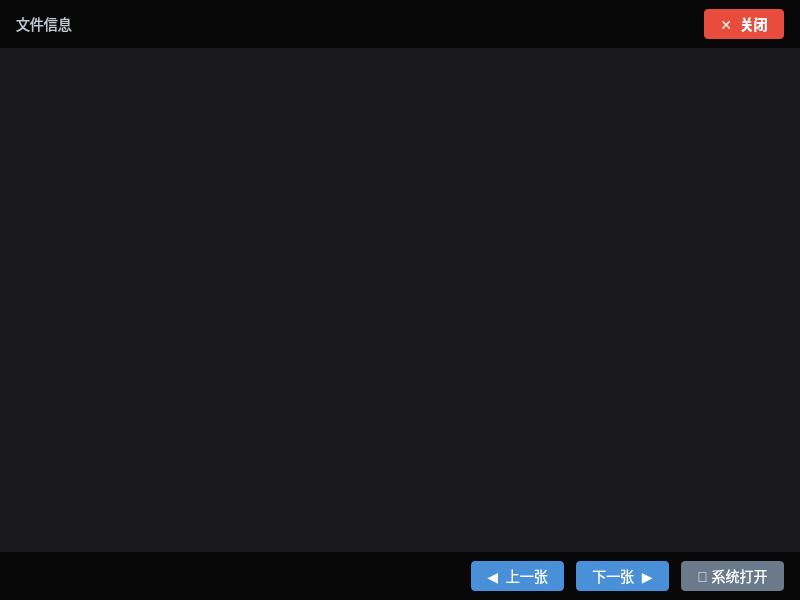
<?xml version="1.0" encoding="UTF-8"?>
<ui version="4.0">
 <class>MediaPreview</class>
 <widget class="QDialog" name="MediaPreview">
  <property name="geometry">
   <rect>
    <x>0</x>
    <y>0</y>
    <width>800</width>
    <height>600</height>
   </rect>
  </property>
  <property name="windowTitle">
   <string>媒体预览</string>
  </property>
  <property name="styleSheet">
   <string notr="true">QDialog { background-color: #1a1a1e; }</string>
  </property>
  <layout class="QVBoxLayout" name="rootLayout">
   <property name="spacing">
    <number>0</number>
   </property>
   <property name="leftMargin">
    <number>0</number>
   </property>
   <property name="topMargin">
    <number>0</number>
   </property>
   <property name="rightMargin">
    <number>0</number>
   </property>
   <property name="bottomMargin">
    <number>0</number>
   </property>
   <!-- Top bar -->
   <item>
    <widget class="QWidget" name="topBar" native="true">
     <property name="fixedHeight">
      <number>48</number>
     </property>
     <property name="styleSheet">
      <string notr="true">background-color: rgba(0,0,0,0.7);</string>
     </property>
     <layout class="QHBoxLayout" name="topLayout">
      <property name="leftMargin">
       <number>16</number>
      </property>
      <property name="rightMargin">
       <number>16</number>
      </property>
      <property name="spacing">
       <number>12</number>
      </property>
      <item>
       <widget class="QLabel" name="fileInfoLabel">
        <property name="text">
         <string>文件信息</string>
        </property>
        <property name="styleSheet">
         <string notr="true">color: #c0c8d4; font-size: 14px; background: transparent;</string>
        </property>
       </widget>
      </item>
      <item>
       <spacer name="topSpacer">
        <property name="orientation">
         <enum>Qt::Horizontal</enum>
        </property>
        <property name="sizeHint" stdset="0">
         <size>
          <width>20</width>
          <height>20</height>
         </size>
        </property>
       </spacer>
      </item>
      <item>
       <widget class="QPushButton" name="closeBtn">
        <property name="text">
         <string>✕  关闭</string>
        </property>
        <property name="fixedHeight">
         <number>32</number>
        </property>
        <property name="cursor">
         <cursorShape>PointingHandCursor</cursorShape>
        </property>
        <property name="styleSheet">
         <string notr="true">QPushButton {
  background-color: #e74c3c;
  color: white;
  border: none;
  border-radius: 4px;
  font-size: 14px;
  font-weight: bold;
  padding: 4px 16px;
}
QPushButton:hover {
  background-color: #c0392b;
}</string>
        </property>
       </widget>
      </item>
     </layout>
    </widget>
   </item>
   <!-- Content area -->
   <item >
    <widget class="QLabel" name="previewLabel">
     <property name="text">
      <string/>
     </property>
     <property name="alignment">
      <set>Qt::AlignCenter</set>
     </property>
     <property name="styleSheet">
      <string notr="true">background-color: #1a1a1e; border: none;</string>
     </property>
     <property name="sizePolicy">
      <sizepolicy hsizetype="Expanding" vsizetype="Expanding">
       <horstretch>0</horstretch>
       <verstretch>0</verstretch>
      </sizepolicy>
     </property>
     <property name="scaledContents">
      <bool>false</bool>
     </property>
    </widget>
   </item>
   <!-- Bottom bar -->
   <item>
    <widget class="QWidget" name="bottomBar" native="true">
     <property name="fixedHeight">
      <number>48</number>
     </property>
     <property name="styleSheet">
      <string notr="true">background-color: rgba(0,0,0,0.7);</string>
     </property>
     <layout class="QHBoxLayout" name="bottomLayout">
      <property name="leftMargin">
       <number>16</number>
      </property>
      <property name="rightMargin">
       <number>16</number>
      </property>
      <property name="spacing">
       <number>12</number>
      </property>
      <item>
       <spacer name="bottomSpacer">
        <property name="orientation">
         <enum>Qt::Horizontal</enum>
        </property>
        <property name="sizeHint" stdset="0">
         <size>
          <width>20</width>
          <height>20</height>
         </size>
        </property>
       </spacer>
      </item>
      <item>
       <widget class="QPushButton" name="prevBtn">
        <property name="text">
         <string>◀  上一张</string>
        </property>
        <property name="fixedHeight">
         <number>32</number>
        </property>
        <property name="cursor">
         <cursorShape>PointingHandCursor</cursorShape>
        </property>
        <property name="styleSheet">
         <string notr="true">QPushButton {
  background-color: #4a90d9;
  color: white;
  border: none;
  border-radius: 4px;
  font-size: 14px;
  padding: 4px 16px;
}
QPushButton:hover {
  background-color: #3a7bc8;
}
QPushButton:disabled {
  background-color: #4a4a5e;
  color: #888;
}</string>
        </property>
       </widget>
      </item>
      <item>
       <widget class="QPushButton" name="nextBtn">
        <property name="text">
         <string>下一张  ▶</string>
        </property>
        <property name="fixedHeight">
         <number>32</number>
        </property>
        <property name="cursor">
         <cursorShape>PointingHandCursor</cursorShape>
        </property>
        <property name="styleSheet">
         <string notr="true">QPushButton {
  background-color: #4a90d9;
  color: white;
  border: none;
  border-radius: 4px;
  font-size: 14px;
  padding: 4px 16px;
}
QPushButton:hover {
  background-color: #3a7bc8;
}
QPushButton:disabled {
  background-color: #4a4a5e;
  color: #888;
}</string>
        </property>
       </widget>
      </item>
      <item>
       <widget class="QPushButton" name="openSystemBtn">
        <property name="text">
         <string>📂 系统打开</string>
        </property>
        <property name="fixedHeight">
         <number>32</number>
        </property>
        <property name="cursor">
         <cursorShape>PointingHandCursor</cursorShape>
        </property>
        <property name="styleSheet">
         <string notr="true">QPushButton {
  background-color: #6a7a8a;
  color: white;
  border: none;
  border-radius: 4px;
  font-size: 14px;
  padding: 4px 16px;
}
QPushButton:hover {
  background-color: #5a6a7a;
}</string>
        </property>
       </widget>
      </item>
     </layout>
    </widget>
   </item>
  </layout>
 </widget>
 <resources/>
 <connections/>
</ui>
